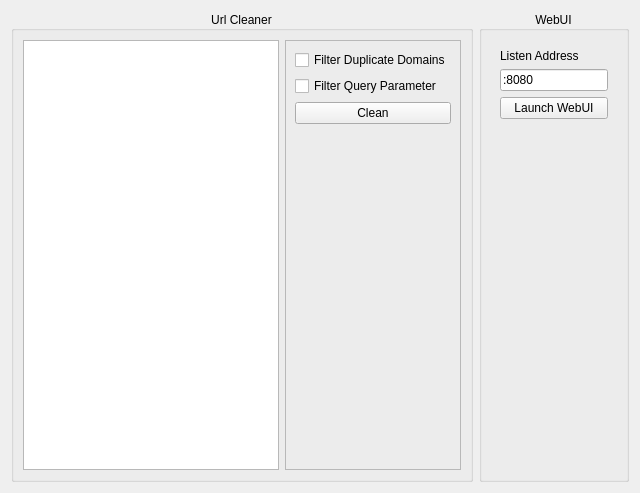
        <widget class="QWidget" name="tabUtils">
         <attribute name="title">
          <string>Utilities</string>
         </attribute>
         <layout class="QHBoxLayout" name="horizontalLayout_2">
          <item>
           <widget class="QGroupBox" name="groupBox">
            <property name="title">
             <string>Url Cleaner</string>
            </property>
            <property name="alignment">
             <set>Qt::AlignCenter</set>
            </property>
            <layout class="QHBoxLayout" name="horizontalLayout">
             <item>
              <widget class="QPlainTextEdit" name="cleanerUrlsTextBox"/>
             </item>
             <item>
              <widget class="QFrame" name="frame_5">
               <property name="frameShape">
                <enum>QFrame::StyledPanel</enum>
               </property>
               <property name="frameShadow">
                <enum>QFrame::Raised</enum>
               </property>
               <layout class="QVBoxLayout" name="verticalLayout_14">
                <item>
                 <widget class="QCheckBox" name="cleanerDuplicateDomains">
                  <property name="text">
                   <string>Filter Duplicate Domains</string>
                  </property>
                 </widget>
                </item>
                <item>
                 <widget class="QCheckBox" name="cleanerQueryParam">
                  <property name="text">
                   <string>Filter Query Parameter</string>
                  </property>
                 </widget>
                </item>
                <item>
                 <widget class="QPushButton" name="cleanerBtn">
                  <property name="text">
                   <string>Clean</string>
                  </property>
                 </widget>
                </item>
                <item>
                 <spacer name="verticalSpacer_8">
                  <property name="orientation">
                   <enum>Qt::Vertical</enum>
                  </property>
                  <property name="sizeHint" stdset="0">
                   <size>
                    <width>20</width>
                    <height>40</height>
                   </size>
                  </property>
                 </spacer>
                </item>
               </layout>
              </widget>
             </item>
            </layout>
           </widget>
          </item>
          <item>
           <widget class="QGroupBox" name="groupBox_2">
            <property name="title">
             <string>WebUI</string>
            </property>
            <property name="alignment">
             <set>Qt::AlignCenter</set>
            </property>
            <layout class="QVBoxLayout" name="verticalLayout_17">
             <item>
              <widget class="QWidget" name="widget_9" native="true">
               <layout class="QVBoxLayout" name="verticalLayout_16">
                <item>
                 <widget class="QLabel" name="label_11">
                  <property name="text">
                   <string>Listen Address</string>
                  </property>
                 </widget>
                </item>
                <item>
                 <widget class="QLineEdit" name="webUIAddress">
                  <property name="text">
                   <string>:8080</string>
                  </property>
                 </widget>
                </item>
                <item>
                 <widget class="QPushButton" name="webUILaunchBtn">
                  <property name="text">
                   <string>Launch WebUI</string>
                  </property>
                 </widget>
                </item>
               </layout>
              </widget>
             </item>
             <item>
              <spacer name="verticalSpacer_9">
               <property name="orientation">
                <enum>Qt::Vertical</enum>
               </property>
               <property name="sizeHint" stdset="0">
                <size>
                 <width>20</width>
                 <height>342</height>
                </size>
               </property>
              </spacer>
             </item>
            </layout>
           </widget>
          </item>
         </layout>
        </widget>
